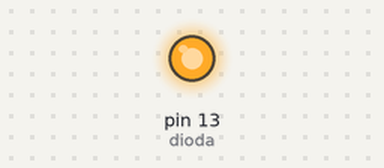
This sketch was run on a simulated Arduino Uno, built with avr-gcc and run on an emulated ATmega328P. On the bench: output pins drawn as LEDs (lit = HIGH).

Above: at 0.2 s.
At 16.2 s:
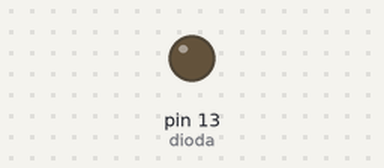
Timing chart, 0 to 23.4 s (numbered marks = the images above):
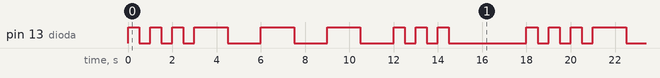

The sketch:

Wieczorek.ino
```cpp
int dioda = 13;
int czas = 500;
int czas2 = 1500;
void setup(){
    pinMode(dioda, OUTPUT);
}
void loop(){
    for (int i = 0; i < 3; i = i + 1){
        digitalWrite(dioda, HIGH);
        delay(czas);
        digitalWrite(dioda, LOW);
        delay(czas);
    }

    for (int i = 3; i < 6; i = i + 1){
      	digitalWrite(dioda, HIGH);
        delay(czas2);
        digitalWrite(dioda, LOW);
        delay(czas2);
    }

    for (int i = 6; i < 9; i = i + 1){
      	digitalWrite(dioda, HIGH);
        delay(czas);
        digitalWrite(dioda, LOW);
        delay(czas);


    }
    delay(3000);
  }
```

Measured:
- by itself, pin 13 (dioda): repeats every 18.0 s: 2 × (LOW 0.50 s, HIGH 0.50 s), LOW 0.50 s, 3 × (HIGH 1.5 s, LOW 1.5 s), 2 × (HIGH 0.50 s, LOW 0.50 s), HIGH 0.50 s, LOW 3.5 s, HIGH 0.50 s
- by itself, everything shown: repeats every 18.0 s, in 18 steps
